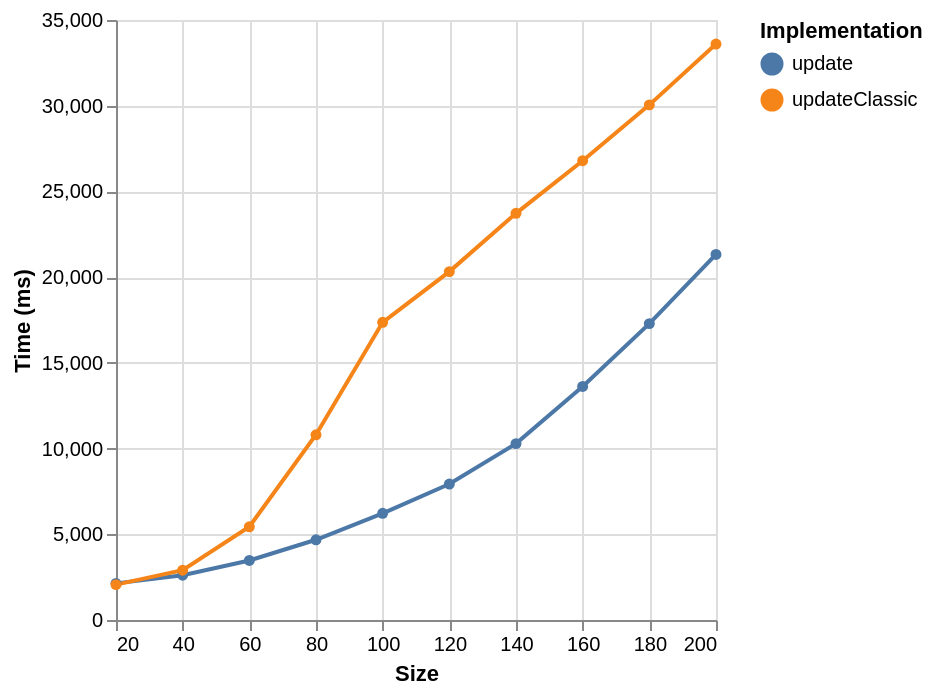

This figure's Vega-Lite source:
### Vega-Lite specification from a JSON file in a GitHub repository (floating-point values rounded to 4 significant figures)
{"$schema": "https://vega.github.io/schema/vega-lite/v6.json", "data": {"values": [{"ms": 2137, "series": "update", "size": 20}, {"ms": 2616, "series": "update", "size": 40}, {"ms": 3471, "series": "update", "size": 60}, {"ms": 4680, "series": "update", "size": 80}, {"ms": 6222, "series": "update", "size": 100}, {"ms": 7929, "series": "update", "size": 120}, {"ms": 10289, "series": "update", "size": 140}, {"ms": 13621, "series": "update", "size": 160}, {"ms": 17289, "series": "update", "size": 180}, {"ms": 21323, "series": "update", "size": 200}, {"ms": 2063, "series": "updateClassic", "size": 20}, {"ms": 2905, "series": "updateClassic", "size": 40}, {"ms": 5438, "series": "updateClassic", "size": 60}, {"ms": 10806, "series": "updateClassic", "size": 80}, {"ms": 17364, "series": "updateClassic", "size": 100}, {"ms": 20323, "series": "updateClassic", "size": 120}, {"ms": 23722, "series": "updateClassic", "size": 140}, {"ms": 26791, "series": "updateClassic", "size": 160}, {"ms": 30050, "series": "updateClassic", "size": 180}, {"ms": 33595, "series": "updateClassic", "size": 200}]}, "encoding": {"color": {"field": "series", "legend": {"orient": "right", "symbolLimit": 30, "title": "Implementation"}, "type": "nominal"}, "x": {"field": "size", "scale": {"domain": [20, 200]}, "axis": {"tickCount": 10, "values": [20, 40, 60, 80, 100, 120, 140, 160, 180, 200]}, "title": "Size", "type": "quantitative"}, "y": {"field": "ms", "title": "Time (ms)", "type": "quantitative"}}, "mark": {"point": true, "type": "line"}}
